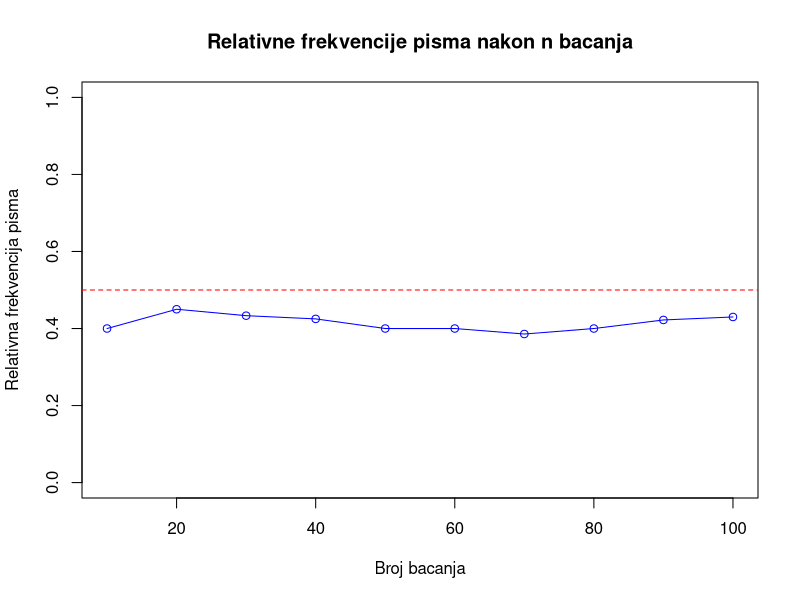
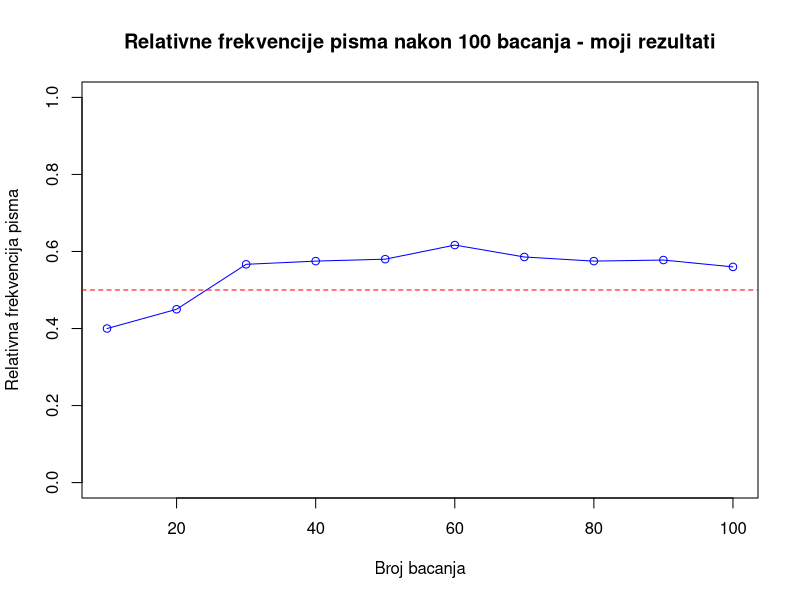

These charts were generated, in order, by the following R code:
# Definisati broj bacanja
bacanja <- 100

# Simulacija bacanja novčića, 1 = pismo, 0 = grb 
set.seed(123)  
rezultati <- sample(c(0, 1), size = bacanja, replace = TRUE)

# Broj bacanja na kojima se izračunava frekvencija (10, 20, ..., 100)
koraci <- seq(10, 100, by = 10)

# Prazna lista za relativne frekvencije pisma (1)
relativne_frekvencije <- numeric(length(koraci))

# Izračunavanje relativne frekvencije pojave pisma na svakom koraku
for (i in seq_along(koraci)) {
  relativne_frekvencije[i] <- mean(rezultati[1:koraci[i]] == 1)
}

# Rezultati na grafikonu
plot(koraci, relativne_frekvencije, type = "o", col = "blue", ylim = c(0, 1),
     xlab = "Broj bacanja", ylab = "Relativna frekvencija pisma",
     main = "Relativne frekvencije pisma nakon n bacanja")
abline(h = 0.5, col = "red", lty = 2)  # Linija očekivane vrijednosti





# Sa mojim rezultatima za 100 bacanja
rezultati <- c(1, 0, 1, 1, 0, 0, 1, 0, 0, 0, 
		   1, 0, 0, 1, 1, 0, 1, 1, 0, 0, 
               0, 1, 1, 1, 1, 1, 1, 1, 0, 1, 
		   1, 0, 0, 1, 0, 1, 1, 1, 1, 0, 
               1, 1, 0, 0, 1, 0, 1, 1, 0, 1, 
		   1, 1, 1, 0, 1, 1, 1, 1, 1, 0, 
               0, 1, 1, 0, 1, 0, 0, 0, 0, 1, 
		   1, 1, 0, 1, 1, 0, 0, 0, 0, 1, 
               1, 0, 1, 1, 0, 1, 1, 1, 0, 0, 
		   1, 1, 0, 0, 1, 0, 0, 0, 1, 0)

# Broj bacanja na kojima se izračunava frekvencija
koraci <- seq(10, 100, by = 10)

# Prazna lista za relativne frekvencije pisma (1)
relativne_frekvencije <- numeric(length(koraci))

# Izračunavanje relativne frekvencije pojave pisma na svakom koraku
for (i in seq_along(koraci)) {
  relativne_frekvencije[i] <- mean(rezultati[1:koraci[i]] == 1)
}

# Rezultati na grafikonu
plot(koraci, relativne_frekvencije, type = "o", col = "blue", ylim = c(0, 1),
     xlab = "Broj bacanja", ylab = "Relativna frekvencija pisma",
     main = "Relativne frekvencije pisma nakon 100 bacanja - moji rezultati")
abline(h = 0.5, col = "red", lty = 2)  # Linija očekivane vrijednosti

